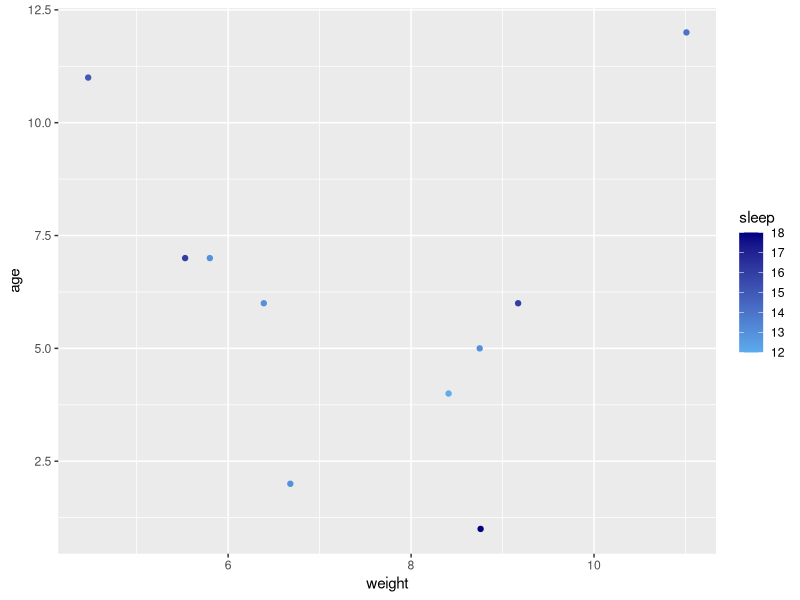
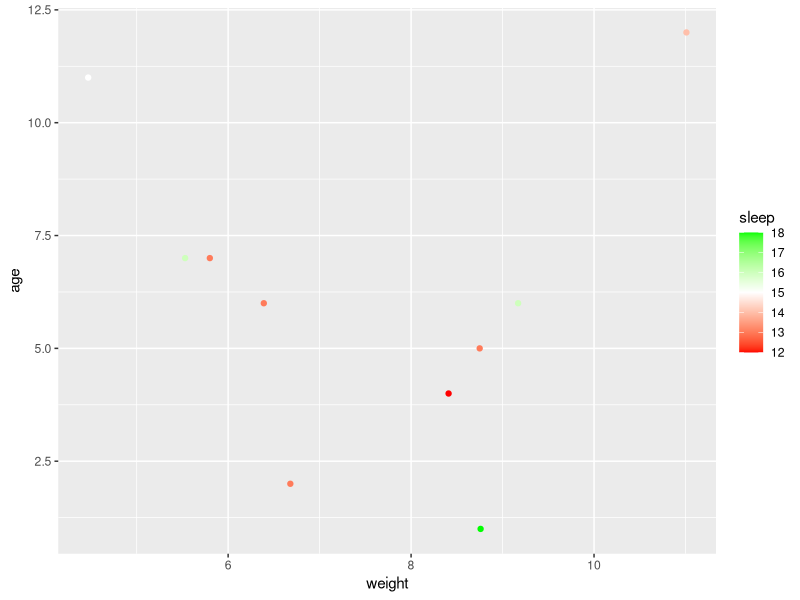
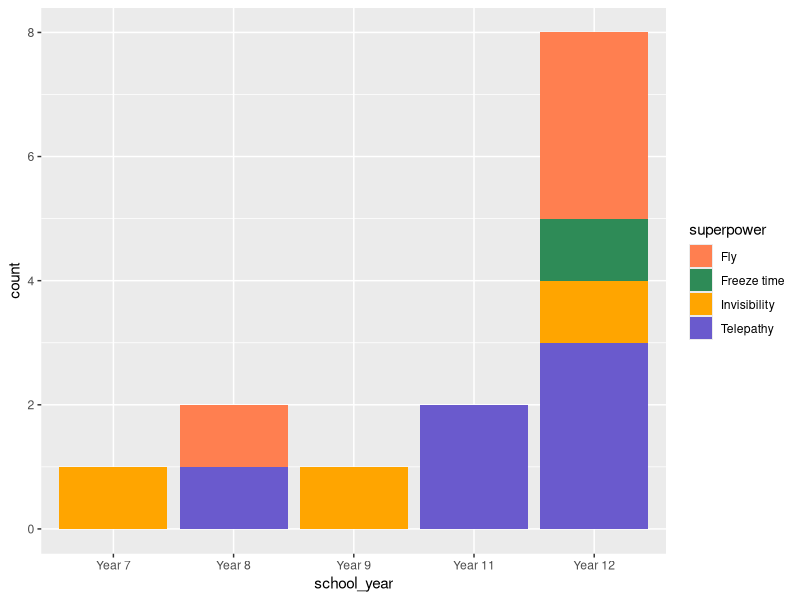
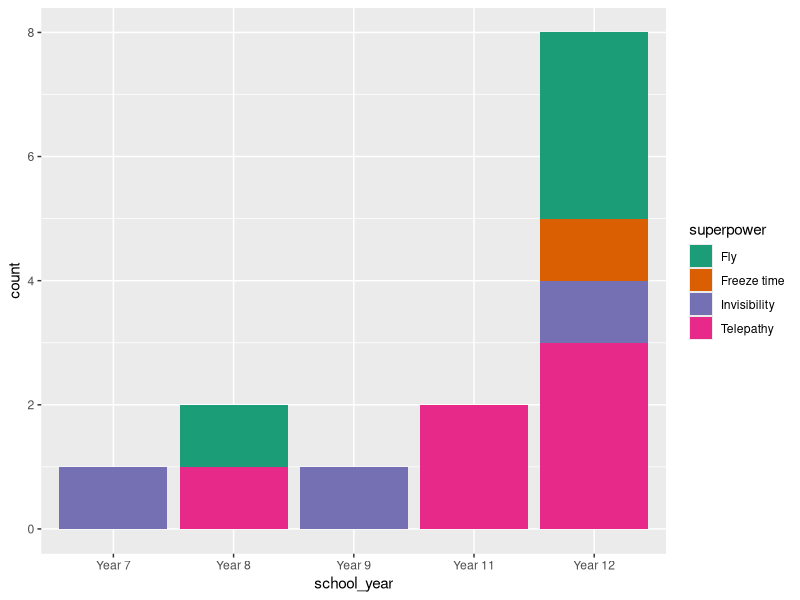
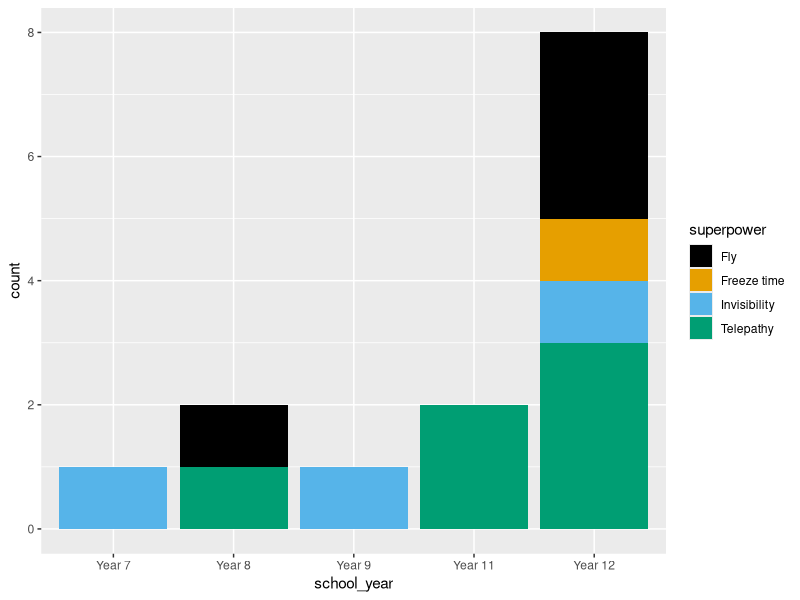
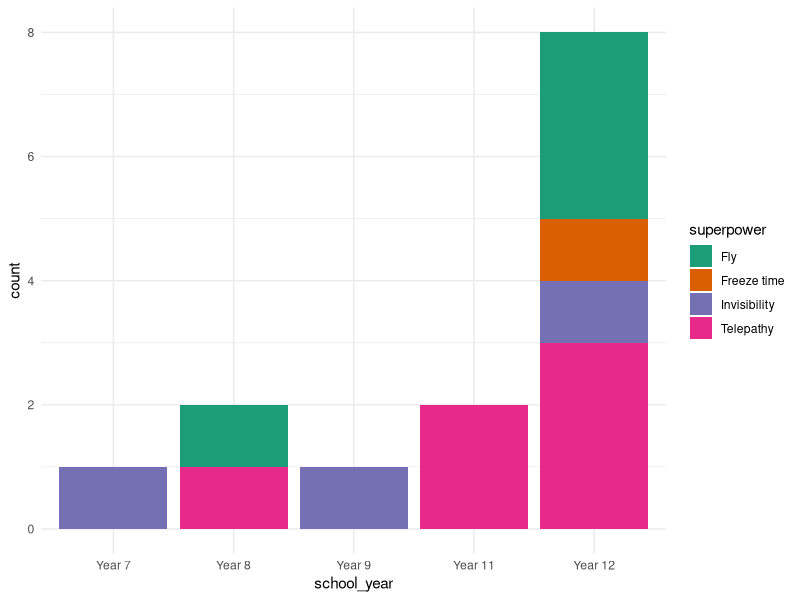
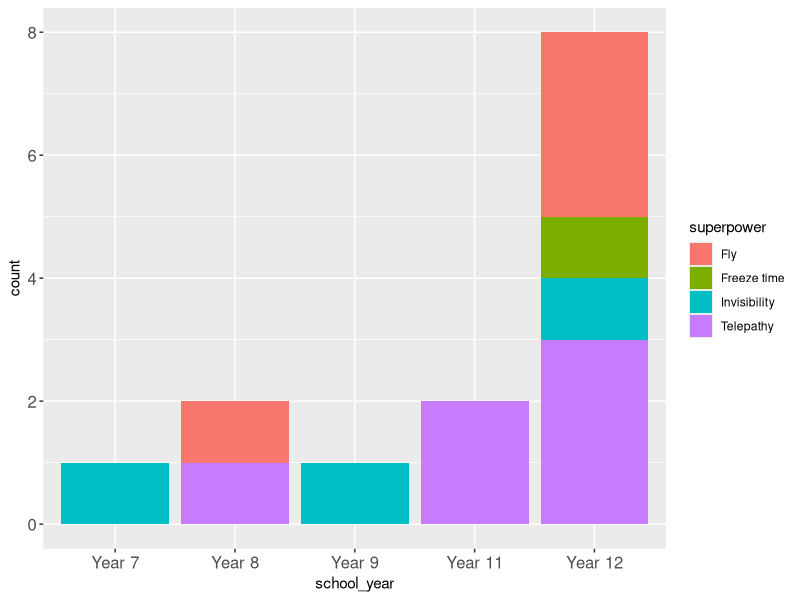
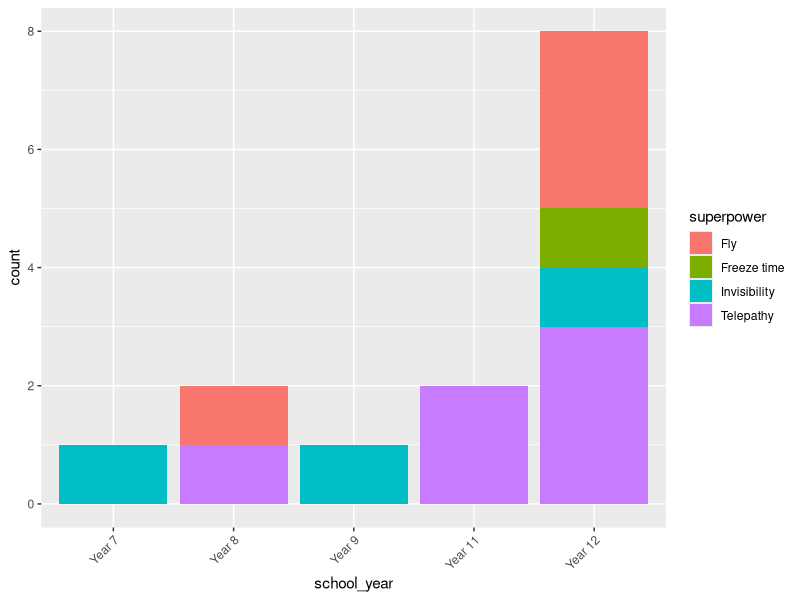

Recreate these plots in R, in order.
## ---- chunk 1
library(tidyverse)

pets <- read_csv("data/pets.csv")
## ---- chunk 2
ggplot(pets, aes(x = weight, y = age, colour = sleep)) +
  geom_point() +
  scale_colour_gradient(low = "steelblue2", high = "navyblue")
## ---- chunk 3
ggplot(pets, aes(x = weight, y = age, colour = sleep)) +
  geom_point() +
  scale_colour_gradient2(midpoint = 15,
                         low = "red", 
                         mid = "white",
                         high = "green")
## ---- chunk 4
students <- read_csv("data/students.csv")
students <- students %>%
  mutate(school_year = factor(school_year, levels = c("Year 7", "Year 8", "Year 9", "Year 10", "Year 11", "Year 12")))
## ---- chunk 5
ggplot(students) + 
  aes(x = school_year, fill = superpower) + 
  geom_bar() +
  scale_fill_manual(
    values = c(
      "Fly" = "coral",
      "Freeze time" = "seagreen",
      "Invisibility" = "orange",
      "Telepathy" = "slateblue"
    )
  )
## ---- chunk 6
ggplot(students) + 
  aes(x = school_year, fill = superpower) + 
  geom_bar() +
  scale_fill_brewer(palette = "Dark2")
## ---- chunk 7
library(ggthemes)

ggplot(students) + 
  aes(x = school_year, fill = superpower) + 
  geom_bar() +
  scale_fill_colorblind()
## ---- chunk 8
ggplot(students) + 
  aes(x = school_year, fill = superpower) + 
  geom_bar() +
  scale_fill_brewer(palette = "Dark2") +
  theme_minimal()
## ---- chunk 9
ggplot(students) + 
  aes(x = school_year, fill = superpower) + 
  geom_bar() +
  theme(
    axis.text = element_text(size = 12)
  )
## ---- chunk 10
ggplot(students) + 
  aes(x = school_year, fill = superpower) + 
  geom_bar() +
  theme(axis.text.x = element_text(angle = 45, hjust = 1))
